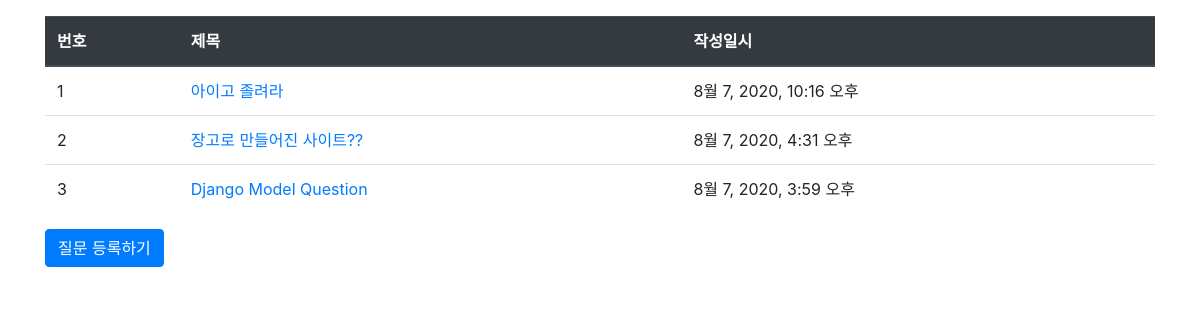
Screenshot of /pybo/ with the database file from the repository.
### pybo/models.py (models this page shows, shortened)
class Question(models.Model):
    subject = models.CharField(max_length=200)
    content = models.TextField()
    create_date = models.DateTimeField()

### pybo/views.py (the view)
# urls.py: path('',views.index,name='index'),
def index(request) :
    question_list = Question.objects.order_by('-create_date')
    context = {'question_list': question_list}
    return render(request,'pybo/question_list.html', context)

### templates/pybo/question_list.html
{% extends 'base.html' %}
{% block content %}
{% load static %}
<link rel="stylesheet" type="text/css" href="{% static 'bootstrap.min.css' %}">
<div class="container my-3">
    <table class="table">
        <thead>
        <tr class="thead-dark">
            <th>번호</th>
            <th>제목</th>
            <th>작성일시</th>
        </tr>
        </thead>
        <tbody>
        {% if question_list %}
        {% for question in question_list %}
        <tr>
            <td>{{ forloop.counter }}</td>
            <td>
                <a href="{% url 'pybo:detail' question.id %}">{{ question.subject }}</a>
            </td>
            <td>{{ question.create_date }}</td>
        </tr>
        {% endfor %}
        {% else %}
        <tr>
            <td colspan="3">질문이 없습니다.</td>
        </tr>
        {% endif %}
        </tbody>
    </table>
    <a href="{% url 'pybo:question_create' %}" class="btn btn-primary">질문 등록하기</a>
</div>
{% endblock %}

### rows the page displays
Question: subject "아이고 졸려라", create_date "8월 7, 2020, 10:16 오후"
Question: subject "장고로 만들어진 사이트??", create_date "8월 7, 2020, 4:31 오후"
Question: subject "Django Model Question", create_date "8월 7, 2020, 3:59 오후"
